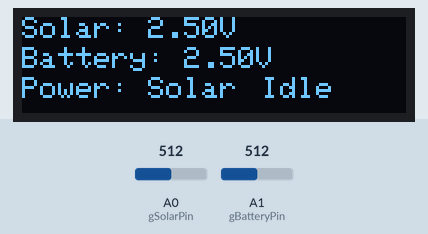
Recording of a sketch running on a simulated Arduino Uno, built with avr-gcc and run on an emulated ATmega328P. On the bench: 128×32 one-colour display. The inputs (shaded band) are chosen by the test bench; at power-on: A0 (gSolarPin) = 512, A1 (gBatteryPin) = 512. What the sketch prints to the serial monitor is not drawn.

Above: at 1.3 s.
1.4 s: A0 (gSolarPin) set to 716
At 2.5 s:
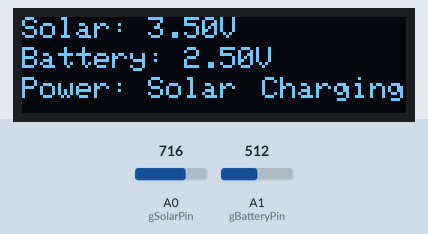
3.1 s: A1 (gBatteryPin) set to 529
At 3.5 s:
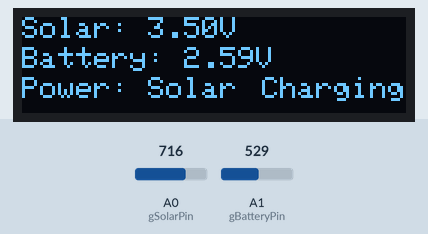
4.6 s: A1 (gBatteryPin) set to 699
At 5.6 s:
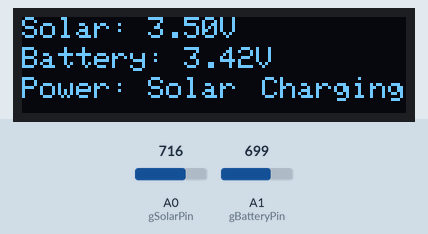
6.2 s: A1 (gBatteryPin) set to 726
At 6.6 s:
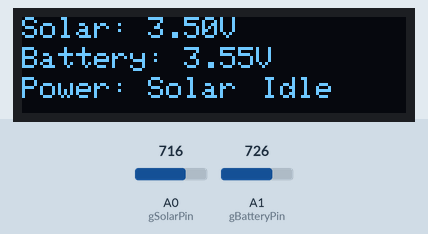
7.7 s: A0 (gSolarPin) set to 707
At 8.7 s:
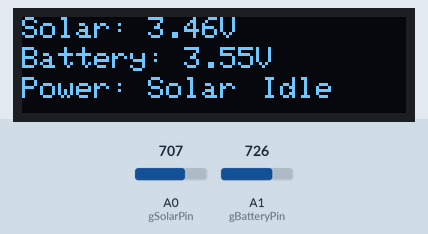
9.3 s: A0 (gSolarPin) set to 306
At 10.8 s:
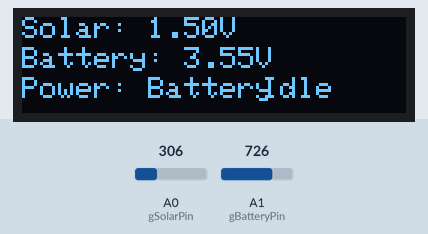
Timing chart, 0 to 11.9 s (numbered marks = the images above; inputs shaded):
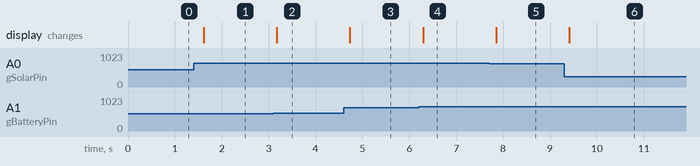

The sketch:

sketch_Lab4_Ex2.ino
```cpp
//Abdullah Bohamad
//Lab 4, Ex2

#include <Wire.h>
#include <Adafruit_GFX.h>
#include <Adafruit_SSD1306.h>

// OLED display dimensions
#define SCREEN_WIDTH 128
#define SCREEN_HEIGHT 32

// OLED reset pin (not used, so set to -1)
#define OLED_RESET    -1

// I2C address for the OLED display (0x3C for 128x32 displays)
#define SCREEN_ADDRESS 0x3C

// Initialize the OLED display using Adafruit's SSD1306 library
Adafruit_SSD1306 display(SCREEN_WIDTH, SCREEN_HEIGHT, &Wire, OLED_RESET);

// Global variables for analog input pins
const int gSolarPin = A0;      // Analog pin to read solar panel voltage
const int gBatteryPin = A1;    // Analog pin to read battery voltage

void setup() {
  Serial.begin(9600); // Start serial communication for debugging

  // Initialize the OLED display
  if (!display.begin(SSD1306_SWITCHCAPVCC, SCREEN_ADDRESS)) {
    Serial.println(F("SSD1306 allocation failed")); // Error message if OLED fails
    for (;;); // Halt the program if OLED fails to initialize
  }

  // Clear the OLED screen at startup
  display.clearDisplay();
  display.setTextSize(1);                // Set text size for OLED
  display.setTextColor(SSD1306_WHITE);   // Set text color to white

  // Initialize analog input pins
  pinMode(gSolarPin, INPUT);
  pinMode(gBatteryPin, INPUT);
}

void loop() {
  // Read the analog values from the solar panel and battery
  int gSolarADC = analogRead(gSolarPin);    // Read solar panel voltage
  int gBatteryADC = analogRead(gBatteryPin); // Read battery voltage

  // Convert ADC readings to voltages (assuming 5V reference)
  float gSolarVoltage = (gSolarADC * 5.0) / 1023.0;
  float gBatteryVoltage = (gBatteryADC * 5.0) / 1023.0;

  // Output voltage readings to Serial Monitor for debugging
  Serial.print("Solar Voltage: ");
  Serial.println(gSolarVoltage);
  Serial.print("Battery Voltage: ");
  Serial.println(gBatteryVoltage);

  // Clear the OLED screen before updating
  display.clearDisplay();

  // Display Solar Panel Voltage on OLED
  display.setCursor(0, 0); // Position at the top left
  display.print("Solar: ");
  display.print(gSolarVoltage, 2); // Display voltage with 2 decimal places
  display.print("V");

  // Display Battery Voltage on OLED
  display.setCursor(0, 10); // Next line
  display.print("Battery: ");
  display.print(gBatteryVoltage, 2); // Display voltage with 2 decimal places
  display.print("V");

  // Determine which power source is being used
  display.setCursor(0, 20); // Next line for power source info
  if (gSolarVoltage > 2.5) {
    display.print("Power: Solar"); // Use solar if > 2.5V
  } else {
    display.print("Power: Battery"); // Otherwise, use battery
  }

  // Determine if the battery is charging
  if (gBatteryVoltage < gSolarVoltage) {
    display.setCursor(80, 20); // Display charging status on right side
    display.print("Charging"); // Battery is charging
  } else {
    display.setCursor(80, 20);
    display.print("Idle");     // No charging occurring
  }

  // Push all updates to the OLED display
  display.display();

  // Small delay before next reading (updates every 0.5 seconds)
  delay(500);
}
```

Measured:
- the behaviour switches between 512 and 513 on A1 (gBatteryPin) (found by bisection; images 1 and 2)
- the behaviour switches between 715 and 716 on A1 (gBatteryPin) (found by bisection; images 3 and 4)
- the behaviour switches between 716 and 715 on A0 (gSolarPin) (found by bisection; images 4 and 5)
- after the input at 1.4 s, the display: changes after 0.21 s (image 1)
- after the input at 3.1 s, the display: changes after 0.07 s (image 2)
- after the input at 4.6 s, the display: changes after 0.13 s (image 3)
- after the input at 6.2 s, the display: changes after 0.09 s (image 4)
- after the input at 7.7 s, the display: changes after 0.15 s (image 5)
- after the input at 9.3 s, the display: changes after 0.11 s (image 6)
